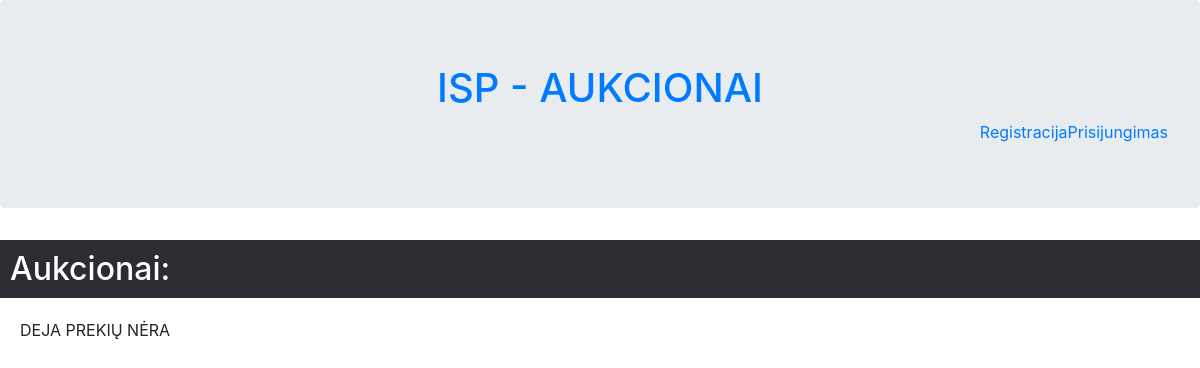
/Aukcionu_saraso_langas.php, run on an earlier commit of the app's database.
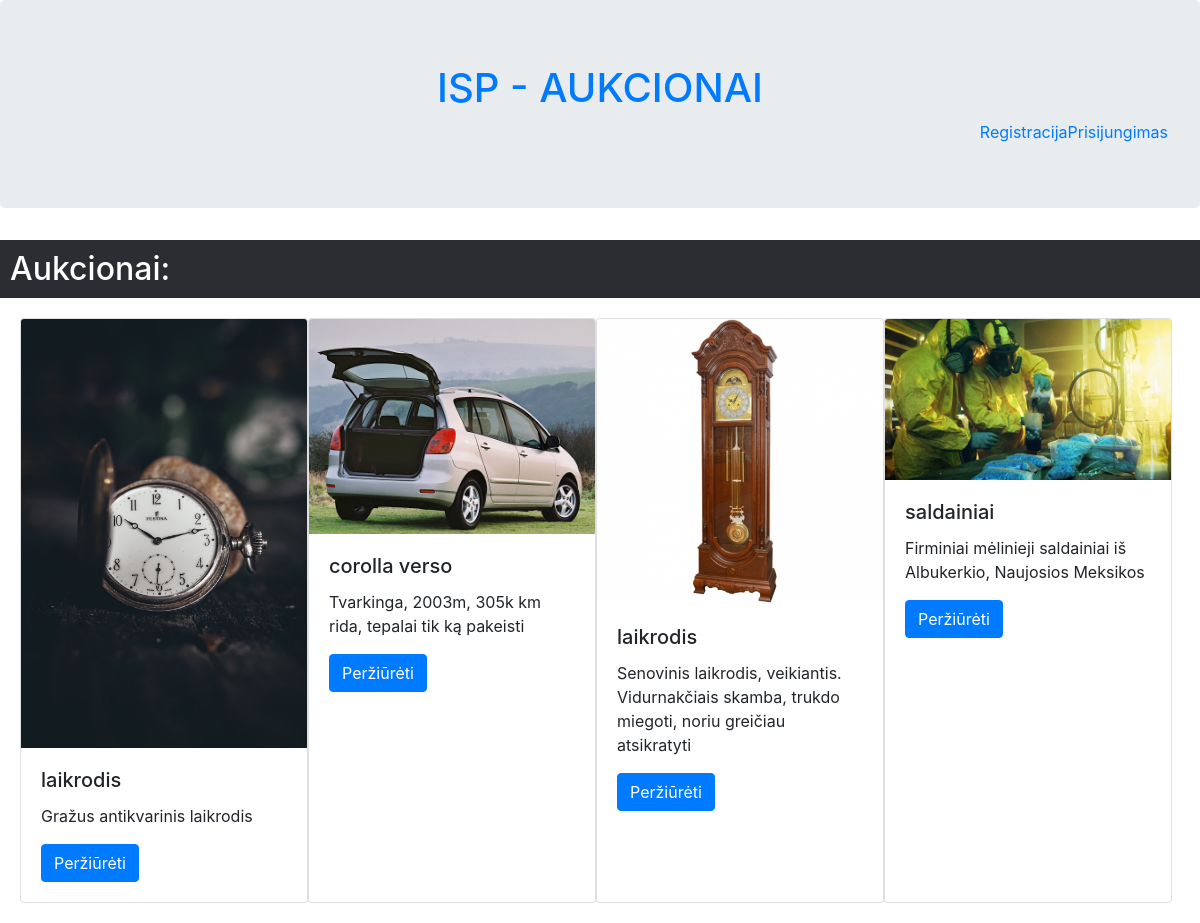
And on a later commit of the database.
### tables this page shows
CREATE TABLE `preke` (
  `aprasymas` varchar(255) NOT NULL,
  `data` datetime NOT NULL DEFAULT current_timestamp(),
  `pavadinimas` varchar(64) NOT NULL,
  `kategorija` int(11) NOT NULL,
  `id_Preke` int(11) NOT NULL,
  `fk_Vartotojasid_Vartotojas` int(11) NOT NULL
);

CREATE TABLE `nuotrauka` (
  `pavadinimas` varchar(64) NOT NULL,
  `nuoroda` text NOT NULL,
  `formatas` int(11) NOT NULL,
  `id_Nuotrauka` int(11) NOT NULL,
  `fk_Prekeid_Preke` int(11) NOT NULL
);

### Aukcionu_saraso_langas.php (the view, shortened to what this page needs)
<!DOCTYPE html>
<html>
   <head>
        <link rel="stylesheet" href="https://cdn.jsdelivr.net/npm/bootstrap@4.6.1/dist/css/bootstrap.min.css">
</head>
<body>
<?php include("header.php");?>
        <h2 style="background-color: #2b2d33;color:white;  padding:10px">Aukcionai:</h2>
		<div class="content">
			<?php
			$db = mysqli_connect(config::DB_SERVER, config::DB_USERNAME, config::DB_PASSWORD, config::DB_NAME);
			$kategorija = "kategorija";
            $query = "SELECT *
					FROM preke
					INNER JOIN aukcionas ON preke.id_Preke=aukcionas.fk_Prekeid_Preke
					LEFT JOIN nuotrauka ON preke.id_Preke=nuotrauka.fk_Prekeid_Preke
					WHERE preke.kategorija=" . $kategorija . "
					AND aukcionas.statusas=4";
            $result = mysqli_query($db, $query);
			if (mysqli_num_rows($result) <= 0){
	            echo "DEJA PREKIŲ NĖRA";
			}
            foreach ($result as $item){
	            echo "<div class='card' style='width: 18rem; border:1;'>
				<img src='" . $item['nuoroda'] . "' class='card-img-top' alt='...'>
				<div class='card-body'>
					<h5 class='card-title'>". $item['pavadinimas']."</h5>
					<p class='card-text'>".$item['aprasymas']."</p>
					<a href='Aukciono_langas.php?id=".$item['id_Aukcionas']."' class='btn btn-primary'>Peržiūrėti</a>
				</div>
			</div>";
			}
			?>
</body>
</html>

### header.php (shortened to what this page needs)
<div class ="jumbotron text-center">
    <a href="PagrindinisPuslapis.php"><h1>ISP - AUKCIONAI</h1></a>
    <div display: flex;
    justify-content: space-between;
    align="right">
        <?php
        if (isset($USERINFO))
        {
            if($USERINFO['fk_Administratorius'] != null){
                echo "Administratorius: ".$USERINFO['vardas'] . " " . $USERINFO['pavarde'];
                echo "<a href='adminPage.php'>Administravimo langas</a>";
            }
            else{
                echo "Vartotojas: ".$USERINFO['vardas'] . " " . $USERINFO['pavarde'];
            }
            echo "<a href='naudotojoPuslapis.php'>Naudotojo puslapis</a>";
            echo "<a href='logout.php'>Atsijungti</a>";
        }
        else{
            echo "<a href='signin.php'>Registracija</a>";
            echo "<a href='login.php'>Prisijungimas</a>";
        }
        ?>
    </div>
</div>

### Aukcionu_saraso_langas.php (style rules this page uses)
.content { display: flex; flex-wrap: wrap; margin: 10px; padding: 10px; }

What changed in the data, as far as the page shows it:
now on this page (row unchanged): preke: nuotrauka.nuoroda (picture), nuotrauka.pavadinimas "laikrodis", aprasymas "Gražus antikvarinis laikrodis"
added preke: nuotrauka.nuoroda (picture), nuotrauka.pavadinimas "corolla verso", aprasymas "Tvarkinga, 2003m, 305k km rida, tepalai tik ką pakeisti"
added preke: nuotrauka.nuoroda (picture), nuotrauka.pavadinimas "laikrodis", aprasymas "Senovinis laikrodis, veikiantis. Vidurnakčiais skamba, trukdo miegoti, noriu greičiau atsikratyti"
added preke: nuotrauka.nuoroda (picture), nuotrauka.pavadinimas "saldainiai", aprasymas "Firminiai mėlinieji saldainiai iš Albukerkio, Naujosios Meksikos"
Also different on the page:
text no longer shown: "DEJA PREKIŲ NĖRA"
